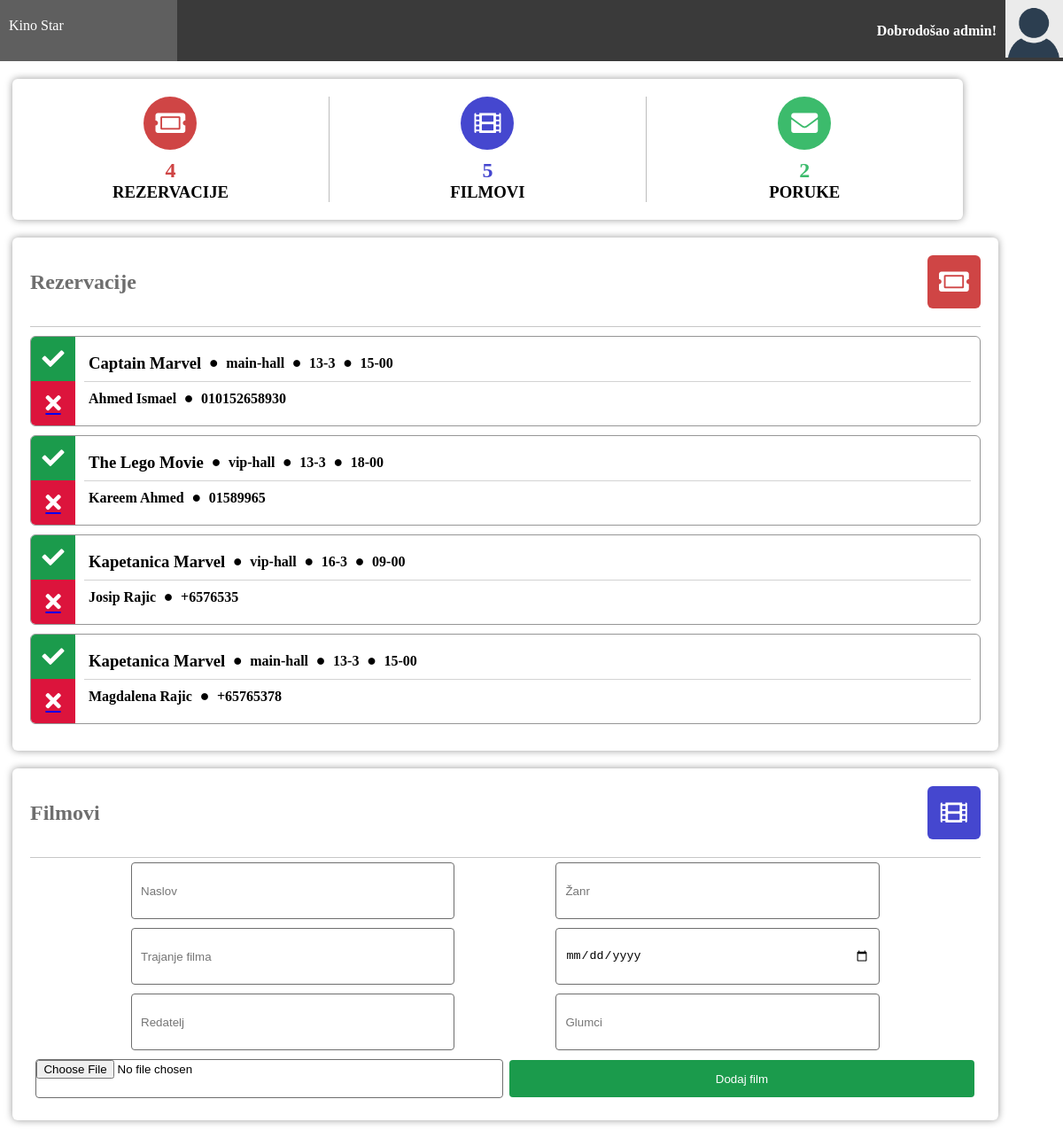
/admin/admin.php, run on the app's committed database.
### tables this page shows
CREATE TABLE `bookingtable` (
  `bookingID` int(11) NOT NULL,
  `movieName` varchar(100) DEFAULT NULL,
  `bookingTheatre` varchar(100) NOT NULL,
  `bookingType` varchar(100) DEFAULT NULL,
  `bookingDate` varchar(50) NOT NULL,
  `bookingTime` varchar(50) NOT NULL,
  `bookingFName` varchar(100) NOT NULL,
  `bookingLName` varchar(100) DEFAULT NULL,
  `bookingPNumber` varchar(12) NOT NULL
);

### admin/admin.php (the view, shortened to what this page needs)
<!DOCTYPE html>
<html lang="en">
<head>
    <link rel="stylesheet" href="../style/styles.css">
    <link rel="stylesheet" href="https://use.fontawesome.com/releases/v5.7.2/css/all.css"
>
</head>
<body>
    <?php
    $link = mysqli_connect("localhost", "root", "", "baza");
    $sql = "SELECT * FROM bookingtable";
    $bookingsNo=mysqli_num_rows(mysqli_query($link, $sql));
    $messagesNo=mysqli_num_rows(mysqli_query($link, "SELECT * FROM feedbacktable"));
    $moviesNo=mysqli_num_rows(mysqli_query($link, "SELECT * FROM movietable"));
    ?>
    <div class="admin-section-header">
        <div class="admin-logo">
            Kino Star
        </div>
        <div class="admin-login-info">
            <h4>Dobrodošao admin!<h4>
            <img class="admin-user-avatar" src="../img/avatar.png" alt="">
        </div>
    </div>
    <div class="admin-container">
        <div class="admin-section admin-section1">
            <div class="admin-section-column">
                <div class="admin-section-panel admin-section-stats">
                    <div class="admin-section-stats-panel">
                        <i class="fas fa-ticket-alt" style="background-color: #cf4545"></i>
                        <h2 style="color: #cf4545"><?php echo $bookingsNo ?></h2>
                        <h3>REZERVACIJE</h3>
                    </div>
                    <div class="admin-section-stats-panel">
                        <i class="fas fa-film" style="background-color: #4547cf"></i>
                        <h2 style="color: #4547cf"><?php echo $moviesNo ?></h2>
                        <h3>FILMOVI</h3>
                    </div>
                    <div class="admin-section-stats-panel" style="border: none">
                        <i class="fas fa-envelope" style="background-color: #3cbb6c"></i>
                        <h2 style="color: #3cbb6c"><?php echo $messagesNo ?></h2>
                        <h3>PORUKE</h3>
                    </div>
                </div>
                <div class="admin-section-panel admin-section-panel1">
                    <div class="admin-panel-section-header">
                        <h2>Rezervacije</h2>
                        <i class="fas fa-ticket-alt" style="background-color: #cf4545"></i>
                    </div>
                    <div class="admin-panel-section-content">
                        <?php
                        if($result = mysqli_query($link, $sql)){
                            if(mysqli_num_rows($result) > 0){
                                while($row = mysqli_fetch_array($result)){
                                    echo "<div class=\"admin-panel-section-booking-item\">\n";
                                    echo "                            <div class=\"admin-panel-section-booking-response\">\n";
                                    echo "                                <i class=\"fas fa-check accept-booking\" title=\"Verify booking\"></i>\n";
                                    echo "                                <a href='deleteBooking.php?id=".$row['bookingID']."'><i class=\"fas fa-times decline-booking\" title=\"Reject booking\"></i></a>\n";
                                    echo "                            </div>\n";
                                    echo "                            <div class=\"admin-panel-section-booking-info\">\n";
                                    echo "                                <div>\n";
                                    echo "                                    <h3>". $row['movieName'] ."</h3>\n";
                                    echo "                                    <i class=\"fas fa-circle \"></i>\n";
                                    echo "                                    <h4>". $row['bookingTheatre'] ."</h4>\n";
                                    echo "                                    <i class=\"fas fa-circle \"></i>\n";
                                    echo "                                    <h4>". $row['bookingDate'] ."</h4>\n";
                                    echo "                                    <i class=\"fas fa-circle \"></i>\n";
                                    echo "                                    <h4>". $row['bookingTime'] ."</h4>\n";
                                    echo "                                </div>\n";
                                    echo "                                <div>\n";
                                    echo "                                    <h4>". $row['bookingFName'] ." ". $row['bookingLName'] ."</h4>\n";
                                    echo "                                    <i class=\"fas fa-circle\"></i>\n";
                                    echo "                                    <h4>". $row['bookingPNumber'] ."</h4>\n";
                                    echo "                                </div>\n";
                                    echo "                            </div>\n";
                                    echo "                        </div>";
                                }
                            } else{
                                echo '<h4 class="no-annot">No Bookings right now</h4>';
                            }
                        } else{
                            echo "ERROR: Could not able to execute $sql. " . mysqli_error($link);
                        }
                        ?>
                    </div>
                </div>
                <div class="admin-section-panel admin-section-panel2">
                    <div class="admin-panel-section-header">
                        <h2>Filmovi</h2>
                        <i class="fas fa-film" style="background-color: #4547cf"></i>
                    </div>
                    <form action="" method="POST">
                        <input placeholder="Naslov" type="text" name="movieTitle" required>
                        <input placeholder="Žanr" type="text" name="movieGenre" required>
                        <input placeholder="Trajanje filma" type="number" name="movieDuration" required>
                        <input placeholder="Datum izlaska" type="date" name="movieRelDate" required>
                        <input placeholder="Redatelj" type="text" name="movieDirector" required>
                        <input placeholder="Glumci" type="text" name="movieActors" required>
                        <input type="file" name="movieImg" accept="image/*">
                        <button type="submit" value="submit" name="submit" class="form-btn">Dodaj film</button>
                    </form>
                </div>
            </div>
        </div>
    </div>
</body>
</html>

### style/styles.css (style rules this page uses)
* { margin: 0; padding: 0; }
.admin-section-header { color: #FFF; width: 100%; background-color: #3a3a3a; display: grid; grid-template-columns: 1fr 5fr; }
.admin-user-avatar { width: 65px; }
.admin-login-info { display: flex; align-items: center; justify-content: flex-end; }
.admin-login-info img { margin-left: 10px; }
.admin-logo { padding: 20px 10px; background-color: #5f5f5f; }
.admin-container { display: flex; grid-template-columns: 1fr 5fr; }
.admin-section1 { display: flex; flex-wrap: wrap; padding: 0 4px; width: 100%; }
.admin-section-column { flex: 90%; max-width: 90%; padding: 0 10px; }
.admin-section-panel { width: 100%; vertical-align: middle; background-color: #FFF; -webkit-border-radius: 6px; -moz-border-radius: 6px; border-radius: 6px; -webkit-box-shadow: 0px 0px 9px 0px rgba(0, 0, 0, 0.40); -moz-box-shadow: 0px 0px 9px 0px rgba(0, 0, 0, 0.40); box-shadow: 0px 0px 9px 0px rgba(0, 0, 0, 0.40); padding: 20px; margin: 20px 0; }
.admin-panel-section-header { display: flex; align-items: center; justify-content: flex-start; padding-bottom: 20px; border-bottom: #c7c7c7 1px solid; }
.admin-panel-section-header>h2 { color: #6e6e6e; }
.admin-panel-section-header>i { text-align: center; font-size: 30px; color: white; height: 60px; width: 60px; border-radius: 10%; line-height: 60px; transition: all 0.5s ease; margin-left: auto; cursor: pointer; }
.admin-section-stats { display: flex; padding: 20px 0; }
.admin-section-stats-panel { flex: 25%; max-width: 40%; text-align: center; border-right: #bdbdbd 1px solid; }
.admin-section-stats-panel>i { font-size: 30px; color: white; height: 60px; width: 60px; border-radius: 50%; line-height: 60px; transition: all 0.5s ease; margin-bottom: 10px; }
.admin-panel-section-booking-item { background-color: none; -webkit-border-radius: 6px; -moz-border-radius: 6px; border-radius: 6px; border: #969696 1px solid; margin: 10px 0; overflow: hidden; display: flex; transition: all 0.6s ease; }
.admin-panel-section-booking-response i { font-size: 25px; height: 50px; width: 50px; color: #FFF; line-height: 50px; text-align: center; display: block; cursor: pointer; }
.admin-panel-section-booking-response .accept-booking { background-color: #1b9b4c; }
.admin-panel-section-booking-response .decline-booking { background-color: #dc143c; }
.admin-panel-section-booking-info { margin: 10px 10px; display: flex; flex: 100%; flex-direction: column; justify-content: center; }
.admin-panel-section-booking-info div:first-child { border-bottom: #d3d3d3 1px solid; }
.admin-panel-section-booking-info>div { height: 100%; display: flex; }
.admin-panel-section-booking-info>div>* { display: inline-block; margin: auto 5px; }
.admin-panel-section-booking-info>div .fa-circle { font-size: 8px; }
.admin-section-panel2 form { display: flex; justify-content: space-evenly; flex-wrap: wrap; align-items: center; }
.admin-section-panel2 form input { border-radius: 4px; border: 1px solid #6e6e6e; padding: 10px; width: 32%; height: 42px; margin: 5px 0; }
.admin-section-panel2 form input[type="file"] { width: 49%; padding: 0; }
.admin-section-panel2 form button { border-radius: 4px; border: none; padding: 10px; width: 49%; text-align: center; background-color: #1b9b4c; color: #FFF; transition: all 0.7s ease; cursor: pointer; height: 42px; }

### data on the page
bookingtable: movieName "Captain Marvel", bookingTheatre "main-hall", bookingDate "13-3", bookingTime "15-00", bookingFName "Ahmed", bookingLName "Ismael", bookingPNumber "010152658930"
bookingtable: movieName "The Lego Movie", bookingTheatre "vip-hall", bookingDate "13-3", bookingTime "18-00", bookingFName "Kareem", bookingLName "Ahmed", bookingPNumber "01589965"
bookingtable: movieName "Kapetanica Marvel", bookingTheatre "vip-hall", bookingDate "16-3", bookingTime "09-00", bookingFName "Josip", bookingLName "Rajic", bookingPNumber "+6576535"
bookingtable: movieName "Kapetanica Marvel", bookingTheatre "main-hall", bookingDate "13-3", bookingTime "15-00", bookingFName "Magdalena", bookingLName "Rajic", bookingPNumber "+65765378"

### other printed values
$bookingsNo "4"
$moviesNo "5"
$messagesNo "2"
